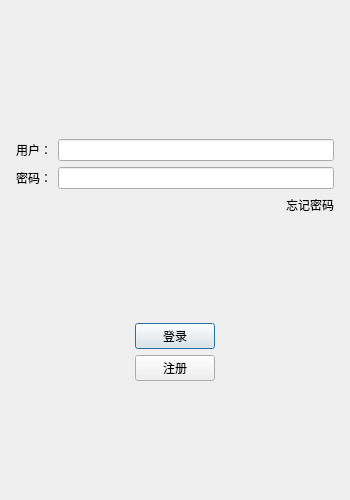
<?xml version="1.0" encoding="UTF-8"?>
<ui version="4.0">
 <class>loginDialog</class>
 <widget class="QDialog" name="loginDialog">
  <property name="geometry">
   <rect>
    <x>0</x>
    <y>0</y>
    <width>350</width>
    <height>500</height>
   </rect>
  </property>
  <property name="minimumSize">
   <size>
    <width>350</width>
    <height>500</height>
   </size>
  </property>
  <property name="maximumSize">
   <size>
    <width>350</width>
    <height>500</height>
   </size>
  </property>
  <property name="windowTitle">
   <string>Dialog</string>
  </property>
  <layout class="QVBoxLayout" name="verticalLayout_2">
   <item>
    <layout class="QVBoxLayout" name="verticalLayout">
     <property name="leftMargin">
      <number>5</number>
     </property>
     <property name="topMargin">
      <number>5</number>
     </property>
     <property name="rightMargin">
      <number>5</number>
     </property>
     <property name="bottomMargin">
      <number>5</number>
     </property>
     <item>
      <widget class="QLabel" name="label">
       <property name="text">
        <string/>
       </property>
       <property name="pixmap">
        <pixmap resource="rc.qrc">:/res/ice.png</pixmap>
       </property>
       <property name="alignment">
        <set>Qt::AlignCenter</set>
       </property>
      </widget>
     </item>
     <item>
      <spacer name="verticalSpacer_3">
       <property name="orientation">
        <enum>Qt::Vertical</enum>
       </property>
       <property name="sizeHint" stdset="0">
        <size>
         <width>20</width>
         <height>40</height>
        </size>
       </property>
      </spacer>
     </item>
     <item>
      <layout class="QHBoxLayout" name="horizontalLayout">
       <item>
        <widget class="QLabel" name="user_label">
         <property name="text">
          <string>用户：</string>
         </property>
        </widget>
       </item>
       <item>
        <widget class="QLineEdit" name="lineEdit_2"/>
       </item>
      </layout>
     </item>
     <item>
      <layout class="QHBoxLayout" name="horizontalLayout_2">
       <item>
        <widget class="QLabel" name="label_2">
         <property name="text">
          <string>密码：</string>
         </property>
        </widget>
       </item>
       <item>
        <widget class="QLineEdit" name="lineEdit"/>
       </item>
      </layout>
     </item>
     <item>
      <layout class="QHBoxLayout" name="horizontalLayout_3">
       <item>
        <spacer name="horizontalSpacer">
         <property name="orientation">
          <enum>Qt::Horizontal</enum>
         </property>
         <property name="sizeHint" stdset="0">
          <size>
           <width>40</width>
           <height>20</height>
          </size>
         </property>
        </spacer>
       </item>
       <item>
        <widget class="QLabel" name="label_3">
         <property name="text">
          <string>忘记密码</string>
         </property>
        </widget>
       </item>
      </layout>
     </item>
     <item>
      <spacer name="verticalSpacer">
       <property name="orientation">
        <enum>Qt::Vertical</enum>
       </property>
       <property name="sizeHint" stdset="0">
        <size>
         <width>20</width>
         <height>40</height>
        </size>
       </property>
      </spacer>
     </item>
     <item>
      <layout class="QHBoxLayout" name="horizontalLayout_4">
       <item>
        <spacer name="horizontalSpacer_3">
         <property name="orientation">
          <enum>Qt::Horizontal</enum>
         </property>
         <property name="sizeHint" stdset="0">
          <size>
           <width>40</width>
           <height>20</height>
          </size>
         </property>
        </spacer>
       </item>
       <item>
        <widget class="QPushButton" name="loggingButton">
         <property name="text">
          <string>登录</string>
         </property>
        </widget>
       </item>
       <item>
        <spacer name="horizontalSpacer_2">
         <property name="orientation">
          <enum>Qt::Horizontal</enum>
         </property>
         <property name="sizeHint" stdset="0">
          <size>
           <width>40</width>
           <height>20</height>
          </size>
         </property>
        </spacer>
       </item>
      </layout>
     </item>
     <item>
      <layout class="QHBoxLayout" name="horizontalLayout_5">
       <item>
        <spacer name="horizontalSpacer_5">
         <property name="orientation">
          <enum>Qt::Horizontal</enum>
         </property>
         <property name="sizeHint" stdset="0">
          <size>
           <width>40</width>
           <height>20</height>
          </size>
         </property>
        </spacer>
       </item>
       <item>
        <widget class="QPushButton" name="register_pushButton">
         <property name="text">
          <string>注册</string>
         </property>
        </widget>
       </item>
       <item>
        <spacer name="horizontalSpacer_4">
         <property name="orientation">
          <enum>Qt::Horizontal</enum>
         </property>
         <property name="sizeHint" stdset="0">
          <size>
           <width>40</width>
           <height>20</height>
          </size>
         </property>
        </spacer>
       </item>
      </layout>
     </item>
     <item>
      <spacer name="verticalSpacer_2">
       <property name="orientation">
        <enum>Qt::Vertical</enum>
       </property>
       <property name="sizeHint" stdset="0">
        <size>
         <width>20</width>
         <height>40</height>
        </size>
       </property>
      </spacer>
     </item>
    </layout>
   </item>
  </layout>
 </widget>
 <resources>
  <include location="rc.qrc"/>
 </resources>
 <connections/>
</ui>
